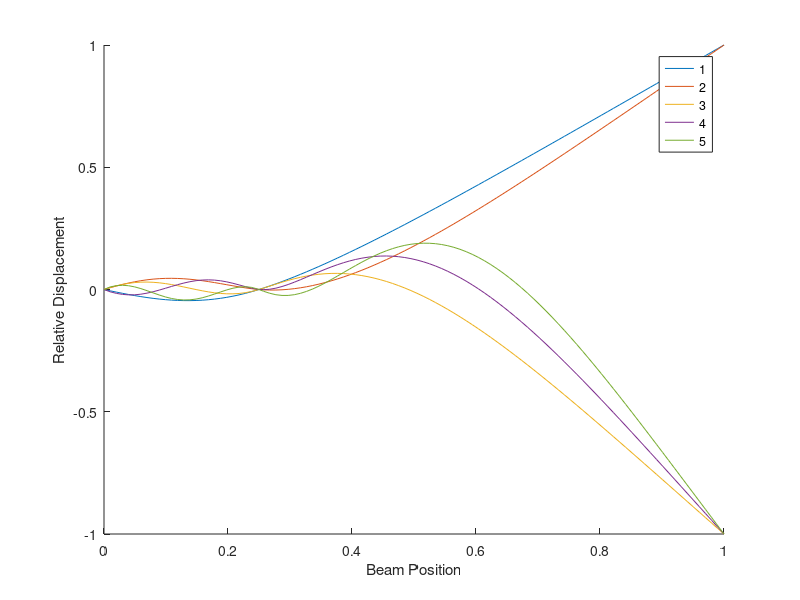
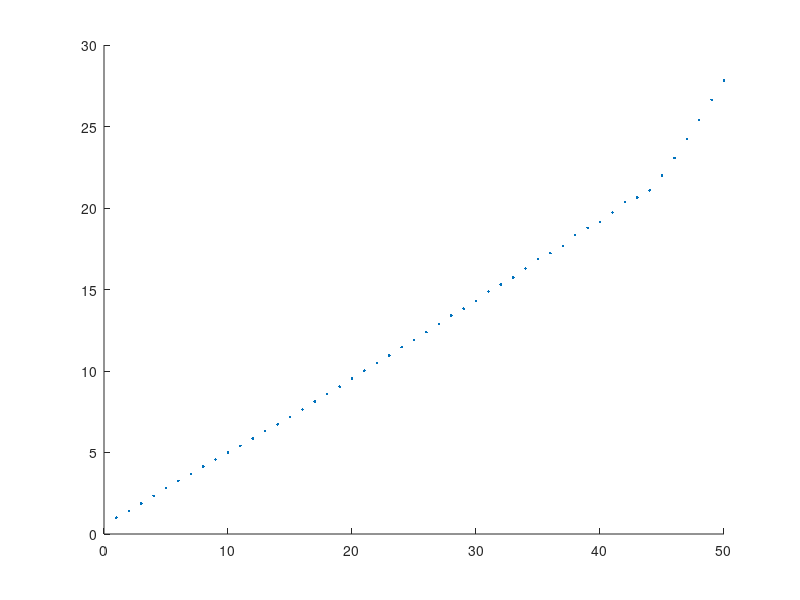

These charts were generated, in order, by the following MATLAB code:
clc; clear all;
addpath('Functions\');

%% KalimbaExamplesFEM.m
%  Joseph Anthony
%
% Created:         11/11/25
% Last Modified:   11/11/25
%
% Description: Produces several diagrams related to the whammy-bar kalimba
%% Parameters
n = 100;         % Mesh size, number of interior points
shapes = n;     % Number of shape functions

L = 1;           % Beam length
modeCount = 5;    % Number of displayed modes

%% Single Mode
b = L/4;

xvals = linspace(0,L,n+2);
deltax = mean(diff(xvals));
basis = zeros(shapes, n+2);
Dbasis = zeros(shapes, n+1);
D2basis = zeros(shapes, n);

% Generate shape functions and their respective derivatives
for i = 1:shapes
    basis(i,:) = xvals.*(xvals-b*ones(1,n+2)).*sin((2*i-1)*pi/2*xvals);
    Dbasis(i,:) = diff(basis(i,:))/deltax;
    D2basis(i,:) = diff(Dbasis(i,:))/deltax;
end

% Generate symmetric stiffness matrices
K = zeros(shapes);
M = zeros(shapes);

for row = 1:shapes
    for col = 1:row
        K(row,col) = trapz(xvals(2:end-1), D2basis(row,:).*D2basis(col,:));
        M(row, col) = trapz(xvals, basis(row,:).*basis(col,:));
    end
end
K = K + K' - diag(diag(K));
M = M + M' - diag(diag(M));

% Determine sorted eigenbasis
[evecs, evals] = eig(K);
[~, index] = sort(diag(abs(evals))); 
evals = evals(index,index);
evecs = evecs(:, index);

% Display mode shapes
modeshapes = basis'*evecs;
modeshapes = modeshapes';


figure();
hold on
for i = 1:modeCount
    modeshapes(i,:) = modeshapes(i,:)/max(abs(modeshapes(i,:)));
    plot(xvals, modeshapes(i,:));
end
xlabel("Beam Position");
ylabel("Relative Displacement");
legend('1','2','3','4','5');


% Plot eigenvalue spectrum
espectrum = abs(diag(evals))/abs(evals(1,1));
scaled_espectrum = espectrum.^(1/4);


figure();
hold on
plot(scaled_espectrum(1:50), "LineStyle", "none", "Marker", ".");


